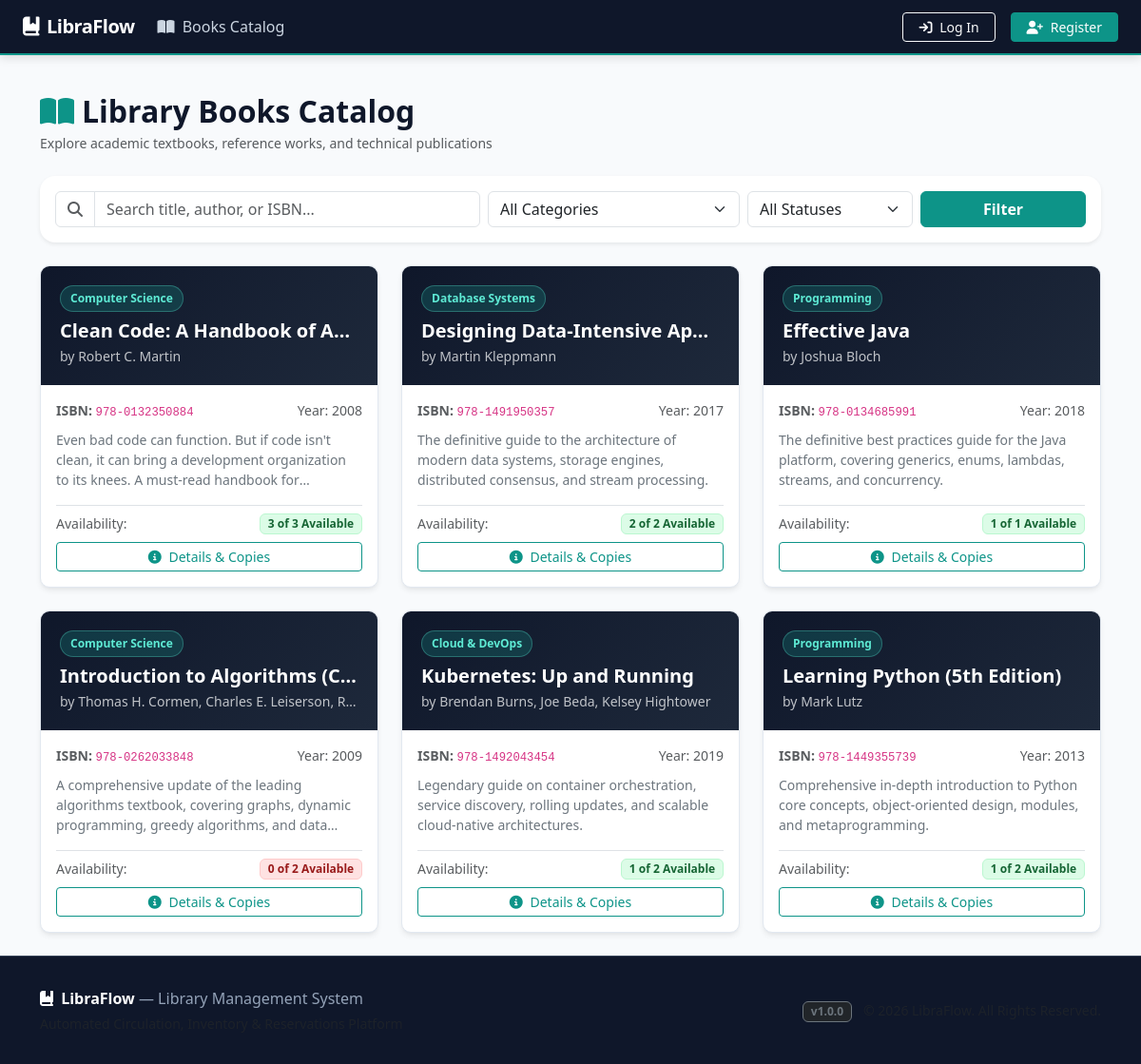
/books, run on the app's committed database.
### tables this page shows
CREATE TABLE books (
    id INTEGER PRIMARY KEY AUTOINCREMENT,
    isbn TEXT UNIQUE NOT NULL,
    title TEXT NOT NULL,
    author TEXT NOT NULL,
    publisher TEXT NOT NULL,
    category TEXT NOT NULL,
    publication_year INTEGER NOT NULL,
    description TEXT,
    created_at TIMESTAMP DEFAULT CURRENT_TIMESTAMP
);

### app.py (the view)
    @app.route("/books")
    def books():
        conn = get_db()
        query = request.args.get("q", "").strip()
        category = request.args.get("category", "").strip()
        availability = request.args.get("availability", "").strip()
        sql = """
            SELECT b.*,
                   (SELECT COUNT(*) FROM book_copies bc WHERE bc.book_id = b.id) as total_copies,
                   (SELECT COUNT(*) FROM book_copies bc WHERE bc.book_id = b.id AND bc.status = 'available') as available_copies
            FROM books b
            WHERE 1=1
        """
        params = []
        if query:
            sql += " AND (b.title LIKE ? OR b.author LIKE ? OR b.isbn LIKE ?)"
            term = f"%{query}%"
            params.extend([term, term, term])
        if category:
            sql += " AND b.category = ?"
            params.append(category)
        if availability == "available":
            sql += " AND (SELECT COUNT(*) FROM book_copies bc WHERE bc.book_id = b.id AND bc.status = 'available') > 0"
        elif availability == "unavailable":
            sql += " AND (SELECT COUNT(*) FROM book_copies bc WHERE bc.book_id = b.id AND bc.status = 'available') = 0"
        sql += " ORDER BY b.title ASC"
        books_list = conn.execute(sql, params).fetchall()
        categories = [row["category"] for row in conn.execute("SELECT DISTINCT category FROM books ORDER BY category").fetchall()]
        return render_template(
            "books.html",
            books=books_list,
            categories=categories,
            search_query=query,
            selected_category=category,
            selected_availability=availability
        )

### database/db.py (called while the page is built, shortened)
def get_db(db_path=None):
    if db_path is None:
        if has_app_context() and current_app.config.get("DATABASE_PATH"):
            db_path = current_app.config["DATABASE_PATH"]
        else:
            db_path = str(Path(__file__).resolve().parent / "libraflow.db")
    if has_app_context():
        if "_database" not in g:
            if db_path != ":memory:":
                Path(db_path).parent.mkdir(parents=True, exist_ok=True)
            conn = sqlite3.connect(db_path)
            conn.row_factory = sqlite3.Row
            conn.execute("PRAGMA foreign_keys = ON;")
            g._database = conn
        return g._database

### templates/books.html (shortened to what this page needs)
{% extends "base.html" %}
{% block content %}
<div class="container py-4">
  <div class="d-flex justify-content-between align-items-center mb-4 flex-wrap gap-2">
    <div>
      <h2 class="fw-bold mb-1"><i class="fa-solid fa-book-open text-teal me-2" style="color: var(--lf-teal-primary);"></i>Library Books Catalog</h2>
      <p class="text-muted small mb-0">Explore academic textbooks, reference works, and technical publications</p>
    </div>
  </div>
  <div class="card border-0 shadow-sm rounded-4 p-3 mb-4">
    <form action="{{ url_for('books') }}" method="GET" class="row g-2 align-items-center">
      <div class="col-md-5">
        <div class="input-group">
          <span class="input-group-text bg-white"><i class="fa-solid fa-magnifying-glass text-muted"></i></span>
          <input type="text" name="q" class="form-control" placeholder="Search title, author, or ISBN..." value="{{ search_query }}">
        </div>
      </div>
      <div class="col-md-3">
        <select name="category" class="form-select">
          <option value="">All Categories</option>
        </select>
      </div>
      <div class="col-md-2">
        <select name="availability" class="form-select">
          <option value="">All Statuses</option>
        </select>
      </div>
      <div class="col-md-2 d-flex gap-2">
        <button type="submit" class="btn btn-primary w-100 fw-semibold">Filter</button>
      </div>
    </form>
  </div>
  <div class="row g-4">
    {% for book in books %}
      <div class="col-md-6 col-lg-4">
        <div class="book-card h-100">
          <div class="book-card-header">
            <span class="category-pill">{{ book.category }}</span>
            <h5 class="fw-bold text-white text-truncate mb-1" title="{{ book.title }}">{{ book.title }}</h5>
            <small class="text-light opacity-75 d-block text-truncate">by {{ book.author }}</small>
          </div>
          <div class="card-body d-flex flex-column justify-content-between p-3">
            <div class="mb-3">
              <div class="d-flex justify-content-between small text-muted mb-2">
                <span><strong>ISBN:</strong> <code>{{ book.isbn }}</code></span>
                <span>Year: {{ book.publication_year }}</span>
              </div>
              <p class="small text-secondary mb-0" style="display: -webkit-box; -webkit-line-clamp: 3; -webkit-box-orient: vertical; overflow: hidden;">
                {{ book.description or "No description provided." }}
              </p>
            </div>
            <div class="pt-2 border-top">
              <div class="d-flex justify-content-between align-items-center mb-2">
                <span class="small text-muted">Availability:</span>
                {% if book.available_copies > 0 %}
                  <span class="badge badge-status-available">{{ book.available_copies }} of {{ book.total_copies }} Available</span>
                {% else %}
                  <span class="badge badge-status-overdue">0 of {{ book.total_copies }} Available</span>
                {% endif %}
              </div>
              <div class="d-flex gap-2">
                <a href="{{ url_for('book_detail', book_id=book.id) }}" class="btn btn-outline-primary btn-sm flex-grow-1">
                  <i class="fa-solid fa-info-circle me-1"></i> Details & Copies
                </a>
              </div>
            </div>
          </div>
        </div>
      </div>
    {% endfor %}
  </div>
</div>
{% endblock %}

### static/css/style.css (style rules this page uses)
:root { --lf-navy-dark: #0f172a; --lf-navy-surface: #1e293b; --lf-navy-border: #334155; --lf-teal-primary: #0d9488; --lf-teal-light: #14b8a6; --lf-teal-subtle: #ccfbf1; --lf-warm-cream: #fbfbfa; --lf-cream-accent: #fef3c7; --lf-text-dark: #0f172a; --lf-text-muted: #64748b; --lf-border-color: #e2e8f0; --lf-card-shadow: 0 4px 6px -1px rgba(0, 0, 0, 0.07), 0 2px 4px -2px rgba(0, 0, 0, 0.05); --lf-hover-shadow: 0 10px 15px -3px rgba(0, 0, 0, 0.1), 0 4px 6px -4px rgba(0, 0, 0, 0.05); }
body { font-family: 'Segoe UI', system-ui, -apple-system, sans-serif; background-color: #f8fafc; color: var(--lf-text-dark); min-height: 100vh; display: flex; flex-direction: column; }
.btn-primary { background-color: var(--lf-teal-primary); border-color: var(--lf-teal-primary); }
.btn-outline-primary { color: var(--lf-teal-primary); border-color: var(--lf-teal-primary); }
.book-card { background: #fff; border-radius: 10px; border: 1px solid var(--lf-border-color); overflow: hidden; box-shadow: var(--lf-card-shadow); transition: all 0.2s ease-in-out; display: flex; flex-direction: column; height: 100%; }
.book-card-header { background: linear-gradient(135deg, var(--lf-navy-dark) 0%, var(--lf-navy-surface) 100%); color: #fff; padding: 1.25rem; position: relative; }
.category-pill { font-size: 0.75rem; font-weight: 600; padding: 4px 10px; border-radius: 9999px; background-color: rgba(20, 184, 166, 0.2); color: #5eead4; border: 1px solid rgba(94, 234, 212, 0.3); display: inline-block; margin-bottom: 0.5rem; }
.badge-status-available { background-color: #dcfce7; color: #166534; font-weight: 600; border: 1px solid #bbf7d0; }
.badge-status-overdue { background-color: #fee2e2; color: #991b1b; font-weight: 600; border: 1px solid #fecaca; }

### data on the page
books: category "Computer Science", title "Clean Code: A Handbook of A…", author "Robert C. Martin", isbn "978-0132350884", publication_year "2008", description "Even bad code can function. But if code isn't clean, it can bring a development organization to its knees. A must-read handbook…", available_copies "3", total_copies "3"
books: category "Database Systems", title "Designing Data-Intensive Ap…", author "Martin Kleppmann", isbn "978-1491950357", publication_year "2017", description "The definitive guide to the architecture of modern data systems, storage engines, distributed consensus, and stream processing.", available_copies "2", total_copies "2"
books: category "Programming", title "Effective Java", author "Joshua Bloch", isbn "978-0134685991", publication_year "2018", description "The definitive best practices guide for the Java platform, covering generics, enums, lambdas, streams, and concurrency.", available_copies "1", total_copies "1"
books: category "Computer Science", title "Introduction to Algorithms (C…", author "Thomas H. Cormen, Charles E. Leiserson, R…", isbn "978-0262033848", publication_year "2009", description "A comprehensive update of the leading algorithms textbook, covering graphs, dynamic programming, greedy algorithms, and…", total_copies "2"
books: category "Cloud & DevOps", title "Kubernetes: Up and Running", author "Brendan Burns, Joe Beda, Kelsey Hightower", isbn "978-1492043454", publication_year "2019", description "Legendary guide on container orchestration, service discovery, rolling updates, and scalable cloud-native architectures.", available_copies "1", total_copies "2"
books: category "Programming", title "Learning Python (5th Edition)", author "Mark Lutz", isbn "978-1449355739", publication_year "2013", description "Comprehensive in-depth introduction to Python core concepts, object-oriented design, modules, and metaprogramming.", available_copies "1", total_copies "2"
